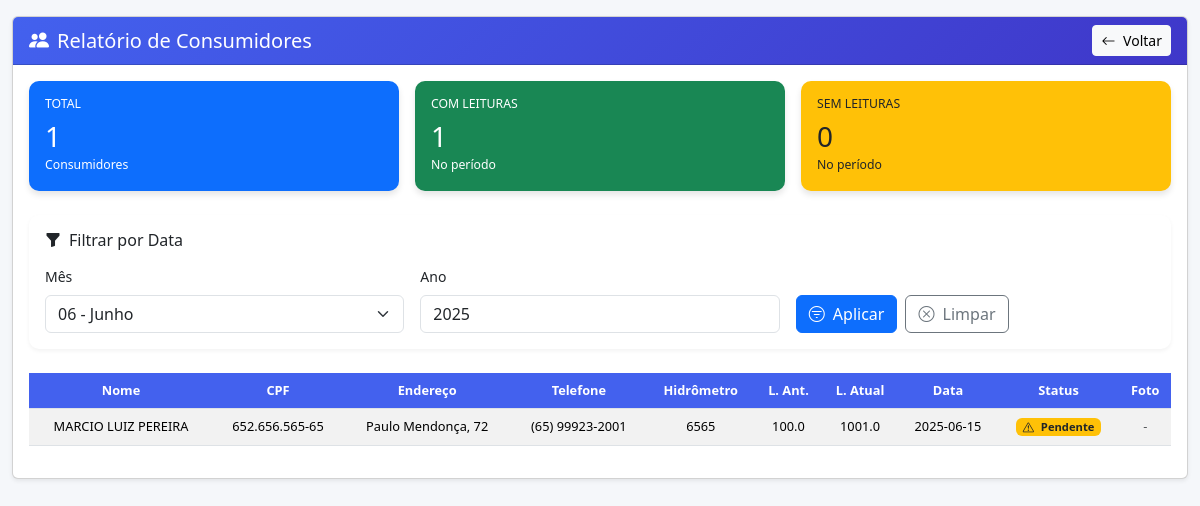
The page /relatorio-consumidores (signed in) on the database its author committed.
### tables this page shows
CREATE TABLE consumidores (
    id INTEGER PRIMARY KEY AUTOINCREMENT,
    nome TEXT NOT NULL,
    cpf TEXT UNIQUE NOT NULL,
    rg TEXT,
    endereco TEXT NOT NULL,
    telefone TEXT,
    hidrometro_num TEXT UNIQUE
);

### app.py (the view)
@app.route('/relatorio-consumidores')
@login_required
def relatorio_consumidores():
    try:
        db = get_db()
        mes_filtro = request.args.get('mes')
        ano_filtro = request.args.get('ano')
        ano_atual = datetime.now().year
        if not mes_filtro and not ano_filtro:
            mes_filtro = datetime.now().strftime('%m')
            ano_filtro = str(ano_atual)
        if mes_filtro and mes_filtro.lower() == 'todos':
            mes_filtro = None
        if ano_filtro:
            try:
                if int(ano_filtro) > ano_atual:
                    flash("Não é possível filtrar por anos futuros.", "warning")
                    ano_filtro = str(ano_atual)
            except ValueError:
                flash("Ano inválido.", "warning")
                ano_filtro = str(ano_atual)
        params = {}
        condicoes_leitura = []
        if mes_filtro:
            condicoes_leitura.append("strftime('%m', data_leitura_atual) = :mes_filtro")
            params['mes_filtro'] = mes_filtro.zfill(2)
        if ano_filtro:
            condicoes_leitura.append("strftime('%Y', data_leitura_atual) = :ano_filtro")
            params['ano_filtro'] = ano_filtro
        condicoes_sql = " AND ".join(condicoes_leitura) if condicoes_leitura else "1=1"
        query = f"""
            WITH UltimaLeitura AS (
                -- Pega o ID da última leitura de cada consumidor no período filtrado
                SELECT consumidor_id, MAX(id) as ultima_leitura_id
                FROM leituras
                WHERE {condicoes_sql}
                GROUP BY consumidor_id
            ),
            PagamentosAgregados AS (
                -- Calcula os totais pagos para cada fatura (incluindo multas e juros)
                SELECT
                    leitura_id,
                    SUM(valor_pago) as total_pago,
                    SUM(valor_multa) as total_multa,
                    SUM(valor_juros) as total_juros
                FROM pagamentos
                GROUP BY leitura_id
            )
            SELECT
                c.id AS consumidor_id, c.nome, c.cpf, c.endereco, c.telefone, c.hidrometro_num,
                l.leitura_anterior, l.leitura_atual, l.data_leitura_atual, l.foto_hidrometro,
                CASE
                    WHEN l.id IS NULL THEN 'Sem Leitura'
                    WHEN COALESCE(pa.total_pago, 0) >= (l.valor_original + COALESCE(pa.total_multa, 0) + COALESCE(pa.total_juros, 0)) THEN 'Pago'
                    ELSE 'Pendente'
                END as status_pagamento
            FROM consumidores c
            LEFT JOIN UltimaLeitura ul ON c.id = ul.consumidor_id
            LEFT JOIN leituras l ON ul.ultima_leitura_id = l.id
            LEFT JOIN PagamentosAgregados pa ON l.id = pa.leitura_id
            ORDER BY c.nome
        """
        consumidores = db.execute(query, params).fetchall()
        total_consumidores = db.execute("SELECT COUNT(id) FROM consumidores").fetchone()[0]
        consumidores_com_leituras = sum(1 for c in consumidores if c['data_leitura_atual'] is not None)
        return render_template(
            'relatorio_consumidores.html',
            consumidores=consumidores,
            mes_filtro=mes_filtro if mes_filtro else 'Todos',
            ano_filtro=ano_filtro,
            ano_atual=ano_atual,
            total_consumidores=total_consumidores,
            consumidores_com_leituras=consumidores_com_leituras
        )
    except Exception as e:
        app.logger.error(f"Erro no relatório de consumidores: {str(e)}", exc_info=True)
        flash("Ocorreu um erro ao gerar o relatório de consumidores.", "danger")
        return redirect(url_for('dashboard'))

### app.py (called while the page is built)
def get_db():
    if 'db' not in g:
        g.db = sqlite3.connect(DATABASE)
        g.db.row_factory = sqlite3.Row
    return g.db

def login_required(f):
    @wraps(f)
    def decorated_function(*args, **kwargs):
        if 'usuario' not in session:
            flash('Você precisa estar logado para acessar esta página.', 'warning')
            return redirect(url_for('login'))
        return f(*args, **kwargs)
    return decorated_function

### templates/relatorio_consumidores.html (shortened to what this page needs)
<!DOCTYPE html>
<html lang="pt-BR">
<head>
    <link href="https://cdn.jsdelivr.net/npm/bootstrap@5.3.3/dist/css/bootstrap.min.css" rel="stylesheet">
    <link rel="stylesheet" href="https://cdn.jsdelivr.net/npm/bootstrap-icons@1.11.1/font/bootstrap-icons.css">
</head>
<body>
    <div class="container-fluid py-3">
        <div class="row mb-4">
            <div class="col-12">
                <div class="card shadow-sm">
                    <div class="card-header d-flex justify-content-between align-items-center">
                        <h5 class="mb-0"><i class="bi bi-people-fill me-2"></i>Relatório de Consumidores</h5>
                        <a href="{{ url_for('dashboard') }}" class="btn btn-sm btn-light">
                            <i class="bi bi-arrow-left me-1"></i> Voltar
                        </a>
                    </div>
                    <div class="card-body">
                        <div class="row g-3 mb-4">
                            {% set sem_leitura = total_consumidores - consumidores_com_leituras %}
                            <div class="col-md-4">
                                <div class="stats-card p-3 bg-primary text-white">
                                    <h6 class="text-uppercase small">Total</h6>
                                    <h3 class="mb-0">{{ total_consumidores }}</h3>
                                    <small>Consumidores</small>
                                </div>
                            </div>
                            <div class="col-md-4">
                                <div class="stats-card p-3 bg-success text-white">
                                    <h6 class="text-uppercase small">Com Leituras</h6>
                                    <h3 class="mb-0">{{ consumidores_com_leituras }}</h3>
                                    <small>No período</small>
                                </div>
                            </div>
                            <div class="col-md-4">
                                <div class="stats-card p-3 bg-warning text-dark">
                                    <h6 class="text-uppercase small">Sem Leituras</h6>
                                    <h3 class="mb-0">{{ 0 if sem_leitura < 0 else sem_leitura }}</h3>
                                    <small>No período</small>
                                </div>
                            </div>
                        </div>
                        <div class="filter-section p-3 mb-4">
                            <h6 class="mb-3"><i class="bi bi-funnel-fill me-2"></i>Filtrar por Data</h6>
                            <form method="get" class="row g-3 needs-validation" novalidate>
                                <div class="col-md-4">
                                    <label for="mes" class="form-label">Mês</label>
                                    <select name="mes" id="mes" class="form-select">
                                        {% for m in range(1,13) %}
                                            <option value="{{ '%02d'|format(m) }}" {% if mes_filtro == ('%02d'|format(m)) %}selected{% endif %}>
                                                {{ '%02d'|format(m) }} - {{ ['Janeiro','Fevereiro','Março','Abril','Maio','Junho','Julho','Agosto','Setembro','Outubro','Novembro','Dezembro'][m-1] }}
                                            </option>
                                        {% endfor %}
                                    </select>
                                </div>
                                <div class="col-md-4">
                                    <label for="ano" class="form-label">Ano</label>
                                    <input type="number" name="ano" id="ano" class="form-control"
                                           value="{{ ano_filtro or ano_atual }}"
                                           min="2020" max="{{ ano_atual }}" step="1" required>
                                </div>
                                <div class="col-md-4 d-flex align-items-end">
                                    <button type="submit" class="btn btn-primary me-2">
                                        <i class="bi bi-filter-circle me-1"></i> Aplicar
                                    </button>
                                    <a href="{{ url_for('relatorio_consumidores') }}" class="btn btn-outline-secondary">
                                        <i class="bi bi-x-circle me-1"></i> Limpar
                                    </a>
                                </div>
                            </form>
                        </div>
                        <div class="desktop-table">
                            <div class="table-responsive">
                                <table class="table table-hover table-striped align-middle">
                                    <thead>
                                        <tr>
                                            <th>Nome</th>
                                            <th>CPF</th>
                                            <th>Endereço</th>
                                            <th>Telefone</th>
                                            <th>Hidrômetro</th>
                                            <th>L. Ant.</th>
                                            <th>L. Atual</th>
                                            <th>Data</th>
                                            <th>Status</th>
                                            <th>Foto</th>
                                        </tr>
                                    </thead>
                                    <tbody>
                                        {% for c in consumidores %}
                                            <tr>
                                                <td style="white-space: normal;">{{ c.nome }}</td>
                                                <td>{{ c.cpf }}</td>
                                                <td style="white-space: normal;">{{ c.endereco }}</td>
                                                <td>{{ c.telefone }}</td>
                                                <td>{{ c.hidrometro_num }}</td>
                                                <td>{{ c.leitura_anterior or '-' }}</td>
                                                <td>{{ c.leitura_atual or '-' }}</td>
                                                <td>{{ c.data_leitura_atual or '-' }}</td>
                                                <td>
                                                    {% if c.status_pagamento == 'Pago' %}
                                                    <span class="badge bg-success"><i class="bi bi-check-circle me-1"></i> Pago</span>
                                                    {% elif c.status_pagamento == 'Pendente' %}
                                                    <span class="badge bg-warning text-dark"><i class="bi bi-exclamation-triangle me-1"></i> Pendente</span>
                                                    {% else %}
                                                    <span class="badge bg-secondary"><i class="bi bi-question-circle me-1"></i> Sem status</span>
                                                    {% endif %}
                                                </td>
                                                <td>
                                                    {% if c.foto_hidrometro %}
                                                        <a href="#" data-bs-toggle="modal" data-bs-target="#fotoModal"
                                                           onclick="document.getElementById('modal-img').src='{{ url_for('static', filename='fotos_hidrometros/' + c.foto_hidrometro) }}'">
                                                            <img src="{{ url_for('static', filename='fotos_hidrometros/' + c.foto_hidrometro) }}"
                                                                 alt="Foto do Hidrômetro"
                                                                 class="photo-preview">
                                                        </a>
                                                    {% else %}
                                                        <span class="text-muted">-</span>
                                                    {% endif %}
                                                </td>
                                            </tr>
                                        {% endfor %}
                                    </tbody>
                                </table>
                            </div>
                        </div>
                    </div>
                </div>
            </div>
        </div>
    </div>
</body>
</html>

### templates/relatorio_consumidores.html (style rules this page uses)
:root { --primary-color: #4361ee; --secondary-color: #3f37c9; --light-color: #f8f9fa; --dark-color: #212529; --success-color: #4cc9f0; --warning-color: #f8961e; --danger-color: #f72585; }
body { background-color: #f5f7fa; font-family: 'Segoe UI', Tahoma, Geneva, Verdana, sans-serif; font-size: 0.875rem; }
.card-header { background: linear-gradient(135deg, var(--primary-color), var(--secondary-color)); color: white; }
.stats-card { border-radius: 10px; box-shadow: 0 4px 6px rgba(0, 0, 0, 0.1); transition: transform 0.3s ease; }
.table { width: 100%; }
.table th, .table td { padding: 0.5rem 0.4rem; vertical-align: middle; word-wrap: break-word; font-size: 0.8rem; }
.table th { white-space: normal; position: sticky; top: 0; background-color: var(--primary-color); color: white; text-align: center; }
.table td { text-align: center; }
.badge { font-size: 0.7rem; padding: 0.3em 0.6em; }
.filter-section { background-color: white; border-radius: 10px; box-shadow: 0 2px 4px rgba(0, 0, 0, 0.05); }

### rows shown on the page
consumidores: nome "MARCIO LUIZ PEREIRA", cpf "652.656.565-65", endereco "Paulo Mendonça, 72", telefone "(65) 99923-2001", hidrometro_num "6565", leitura_anterior "100.0", leitura_atual "1001.0", data_leitura_atual "2025-06-15"

### other values the page prints
{{ total_consumidores }} "1"
{{ consumidores_com_leituras }} "1"
{{ 0 if sem_leitura < 0 else sem_leitura }} "0"
form field mes "06 - Junho"
